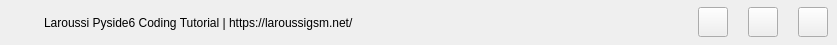
     <widget class="QWidget" name="main_nav" native="true">
      <property name="minimumSize">
       <size>
        <width>0</width>
        <height>45</height>
       </size>
      </property>
      <property name="maximumSize">
       <size>
        <width>16777215</width>
        <height>45</height>
       </size>
      </property>
      <property name="styleSheet">
       <string notr="true"/>
      </property>
      <layout class="QHBoxLayout" name="horizontalLayout">
       <property name="spacing">
        <number>0</number>
       </property>
       <property name="leftMargin">
        <number>9</number>
       </property>
       <property name="topMargin">
        <number>0</number>
       </property>
       <property name="rightMargin">
        <number>9</number>
       </property>
       <property name="bottomMargin">
        <number>0</number>
       </property>
       <item>
        <layout class="QHBoxLayout" name="horizontalLayout_4">
         <item>
          <widget class="QLabel" name="label">
           <property name="sizePolicy">
            <sizepolicy hsizetype="Fixed" vsizetype="Fixed">
             <horstretch>0</horstretch>
             <verstretch>0</verstretch>
            </sizepolicy>
           </property>
           <property name="minimumSize">
            <size>
             <width>35</width>
             <height>30</height>
            </size>
           </property>
           <property name="maximumSize">
            <size>
             <width>35</width>
             <height>30</height>
            </size>
           </property>
           <property name="text">
            <string/>
           </property>
           <property name="pixmap">
            <pixmap resource="../ico.qrc">:/png/icons/frames.png</pixmap>
           </property>
           <property name="scaledContents">
            <bool>true</bool>
           </property>
          </widget>
         </item>
         <item>
          <widget class="QLabel" name="label_2">
           <property name="text">
            <string>Laroussi Pyside6 Coding Tutorial | https://laroussigsm.net/</string>
           </property>
          </widget>
         </item>
        </layout>
       </item>
       <item>
        <spacer name="horizontalSpacer">
         <property name="orientation">
          <enum>Qt::Orientation::Horizontal</enum>
         </property>
         <property name="sizeHint" stdset="0">
          <size>
           <width>344</width>
           <height>20</height>
          </size>
         </property>
        </spacer>
       </item>
       <item>
        <layout class="QHBoxLayout" name="horizontalLayout_5">
         <property name="spacing">
          <number>20</number>
         </property>
         <item>
          <widget class="QPushButton" name="minimize_btn">
           <property name="minimumSize">
            <size>
             <width>30</width>
             <height>30</height>
            </size>
           </property>
           <property name="maximumSize">
            <size>
             <width>30</width>
             <height>30</height>
            </size>
           </property>
           <property name="styleSheet">
            <string notr="true"/>
           </property>
           <property name="text">
            <string/>
           </property>
           <property name="icon">
            <iconset resource="../ico.qrc">
             <normaloff>:/png/icons/minus.png</normaloff>:/png/icons/minus.png</iconset>
           </property>
          </widget>
         </item>
         <item>
          <widget class="QPushButton" name="restore_btn">
           <property name="minimumSize">
            <size>
             <width>30</width>
             <height>30</height>
            </size>
           </property>
           <property name="maximumSize">
            <size>
             <width>30</width>
             <height>30</height>
            </size>
           </property>
           <property name="styleSheet">
            <string notr="true"/>
           </property>
           <property name="text">
            <string/>
           </property>
           <property name="icon">
            <iconset resource="../ico.qrc">
             <normaloff>:/png/icons/restore-maximize.png</normaloff>:/png/icons/restore-maximize.png</iconset>
           </property>
           <property name="iconSize">
            <size>
             <width>16</width>
             <height>16</height>
            </size>
           </property>
          </widget>
         </item>
         <item>
          <widget class="QPushButton" name="close_btn">
           <property name="minimumSize">
            <size>
             <width>30</width>
             <height>30</height>
            </size>
           </property>
           <property name="maximumSize">
            <size>
             <width>30</width>
             <height>30</height>
            </size>
           </property>
           <property name="styleSheet">
            <string notr="true"/>
           </property>
           <property name="text">
            <string/>
           </property>
           <property name="icon">
            <iconset resource="../ico.qrc">
             <normaloff>:/png/icons/close.png</normaloff>:/png/icons/close.png</iconset>
           </property>
          </widget>
         </item>
        </layout>
       </item>
      </layout>
     </widget>
